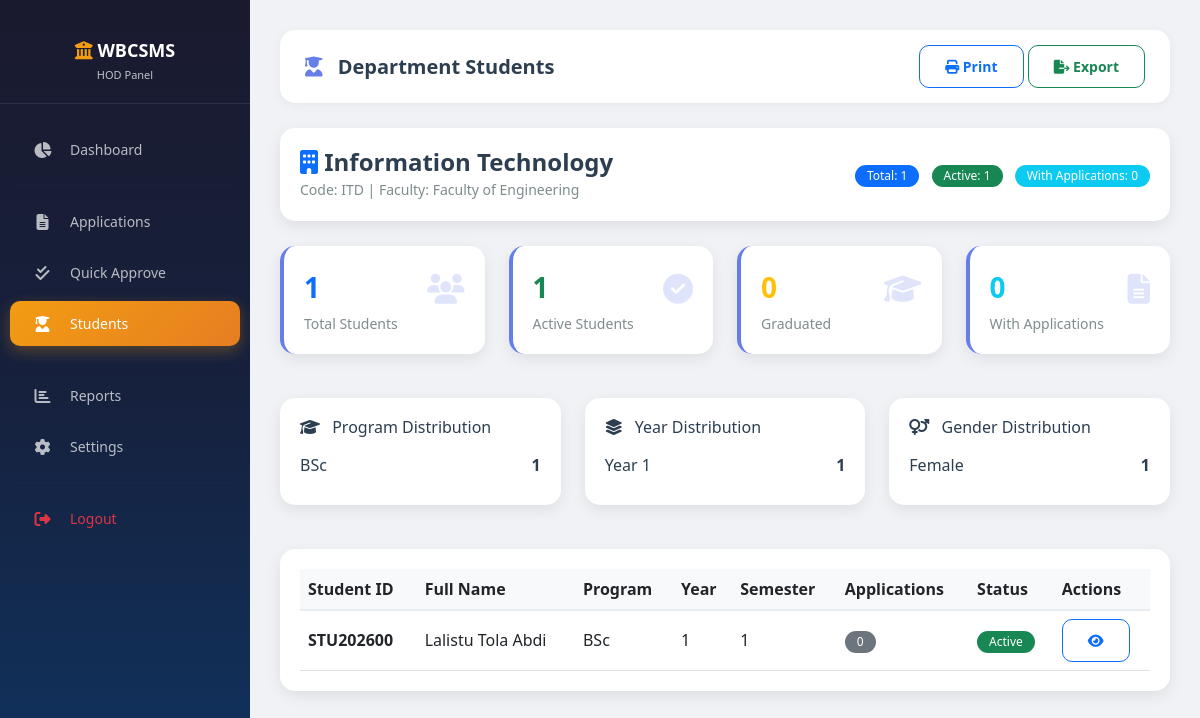
/modules/hod/students.php (signed in), run on the app's committed database.
### tables this page shows
CREATE TABLE `departments` (
  `dept_id` int(11) NOT NULL,
  `dept_code` varchar(20) NOT NULL,
  `dept_name` varchar(100) NOT NULL,
  `faculty` varchar(100) DEFAULT NULL,
  `budget_allocation` decimal(15,2) DEFAULT '0.00',
  `hod_user_id` int(11) DEFAULT NULL,
  `created_at` timestamp NOT NULL DEFAULT CURRENT_TIMESTAMP,
  `status` enum('active','inactive') DEFAULT 'active'
);

CREATE TABLE `students` (
  `student_id` int(11) NOT NULL,
  `student_code` varchar(20) NOT NULL,
  `user_id` int(11) DEFAULT NULL,
  `full_name` varchar(100) NOT NULL,
  `gender` enum('Male','Female','Other') DEFAULT 'Male',
  `date_of_birth` date DEFAULT NULL,
  `nationality` varchar(50) DEFAULT 'Ethiopian',
  `phone` varchar(20) DEFAULT NULL,
  `email` varchar(100) DEFAULT NULL,
  `program` varchar(100) NOT NULL,
  `department_id` int(11) NOT NULL,
  `year_of_study` int(11) DEFAULT '1',
  `semester` int(11) DEFAULT '1',
  `academic_year` varchar(20) DEFAULT NULL,
  `gpa` decimal(3,2) DEFAULT NULL,
  `enrollment_status` enum('active','graduated','suspended','withdrawn') DEFAULT 'active',
  `created_at` timestamp NOT NULL DEFAULT CURRENT_TIMESTAMP,
  `updated_at` timestamp NOT NULL DEFAULT CURRENT_TIMESTAMP ON UPDATE CURRENT_TIMESTAMP,
  `form_request_status` enum('not_requested','pending','approved','rejected') DEFAULT 'not_requested',
  `form_request_date` datetime DEFAULT NULL,
  `form_approval_date` datetime DEFAULT NULL
);

### modules/hod/students.php (the view, shortened to what this page needs)
<?php
require_once '../../includes/auth.php';
$deptId = $_SESSION['dept_id'] ?? 0;
$stmt = $pdo->prepare("SELECT * FROM departments WHERE dept_id = ?");
$stmt->execute([$deptId]);
$department = $stmt->fetch();
$stmt = $pdo->prepare("
    SELECT s.*,
           (SELECT COUNT(*) FROM cost_share_applications WHERE student_id = s.student_id) as app_count,
           (SELECT COUNT(*) FROM cost_share_applications WHERE student_id = s.student_id AND status IN ('approved', 'disbursed')) as approved_count
    FROM students s
    WHERE s.department_id = ?
    ORDER BY s.full_name
");
$stmt->execute([$deptId]);
$students = $stmt->fetchAll();
$totalStudents = count($students);
$activeStudents = array_filter($students, function($s) { return $s['enrollment_status'] == 'active'; });
$graduatedStudents = array_filter($students, function($s) { return $s['enrollment_status'] == 'graduated'; });
$studentsWithApps = array_filter($students, function($s) { return $s['app_count'] > 0; });
$programs = [];
foreach ($students as $student) {
    if (!isset($programs[$student['program']])) {
        $programs[$student['program']] = 0;
    }
    $programs[$student['program']]++;
}
arsort($programs);
$years = [];
foreach ($students as $student) {
    $year = 'Year ' . $student['year_of_study'];
    if (!isset($years[$year])) {
        $years[$year] = 0;
    }
    $years[$year]++;
}
ksort($years);
$gender = [];
foreach ($students as $student) {
    if (!isset($gender[$student['gender']])) {
        $gender[$student['gender']] = 0;
    }
    $gender[$student['gender']]++;
}
?>
<!DOCTYPE html>
<html lang="en">
<head>
    <link href="https://cdn.jsdelivr.net/npm/bootstrap@5.3.0/dist/css/bootstrap.min.css" rel="stylesheet">
    <link rel="stylesheet" href="https://cdnjs.cloudflare.com/ajax/libs/font-awesome/6.4.0/css/all.min.css">
    <link href="../../assets/css/style.css" rel="stylesheet">
    <link rel="stylesheet" href="https://cdn.datatables.net/1.13.6/css/dataTables.bootstrap5.min.css">
</head>
<body>
    <?php include '../../includes/hod_sidebar.php'; ?>
    <div class="main-content">
        <div class="top-nav">
            <h5><i class="fas fa-user-graduate"></i> Department Students</h5>
            <div>
                <button class="btn btn-outline-primary btn-sm" onclick="window.print()">
                    <i class="fas fa-print"></i> Print
                </button>
                <button class="btn btn-outline-success btn-sm" onclick="exportStudents()">
                    <i class="fas fa-file-export"></i> Export
                </button>
            </div>
        </div>
        <div class="dept-header">
            <div class="row align-items-center">
                <div class="col-md-6">
                    <h4><i class="fas fa-building text-primary"></i> <?php echo htmlspecialchars($department['dept_name']); ?></h4>
                    <small>Code: <?php echo htmlspecialchars($department['dept_code']); ?> | Faculty: <?php echo htmlspecialchars($department['faculty'] ?? 'N/A'); ?></small>
                </div>
                <div class="col-md-6 text-end">
                    <span class="badge bg-primary me-2">Total: <?php echo $totalStudents; ?></span>
                    <span class="badge bg-success me-2">Active: <?php echo count($activeStudents); ?></span>
                    <span class="badge bg-info">With Applications: <?php echo count($studentsWithApps); ?></span>
                </div>
            </div>
        </div>
        <div class="row g-4 mb-4">
            <div class="col-md-3">
                <div class="stats-card">
                    <div class="icon"><i class="fas fa-users"></i></div>
                    <div class="number text-primary"><?php echo $totalStudents; ?></div>
                    <div class="label">Total Students</div>
                </div>
            </div>
            <div class="col-md-3">
                <div class="stats-card">
                    <div class="icon"><i class="fas fa-check-circle"></i></div>
                    <div class="number text-success"><?php echo count($activeStudents); ?></div>
                    <div class="label">Active Students</div>
                </div>
            </div>
            <div class="col-md-3">
                <div class="stats-card">
                    <div class="icon"><i class="fas fa-graduation-cap"></i></div>
                    <div class="number text-warning"><?php echo count($graduatedStudents); ?></div>
                    <div class="label">Graduated</div>
                </div>
            </div>
            <div class="col-md-3">
                <div class="stats-card">
                    <div class="icon"><i class="fas fa-file-alt"></i></div>
                    <div class="number text-info"><?php echo count($studentsWithApps); ?></div>
                    <div class="label">With Applications</div>
                </div>
            </div>
        </div>
        <div class="row g-4 mb-4">
            <div class="col-md-4">
                <div class="distribution-card">
                    <h6><i class="fas fa-graduation-cap me-2"></i> Program Distribution</h6>
                    <?php foreach ($programs as $program => $count): ?>
                        <div class="item">
                            <span><?php echo htmlspecialchars($program); ?></span>
                            <span class="count"><?php echo $count; ?></span>
                        </div>
                    <?php endforeach; ?>
                </div>
            </div>
            <div class="col-md-4">
                <div class="distribution-card">
                    <h6><i class="fas fa-layer-group me-2"></i> Year Distribution</h6>
                    <?php foreach ($years as $year => $count): ?>
                        <div class="item">
                            <span><?php echo $year; ?></span>
                            <span class="count"><?php echo $count; ?></span>
                        </div>
                    <?php endforeach; ?>
                </div>
            </div>
            <div class="col-md-4">
                <div class="distribution-card">
                    <h6><i class="fas fa-venus-mars me-2"></i> Gender Distribution</h6>
                    <?php foreach ($gender as $g => $count): ?>
                        <div class="item">
                            <span><?php echo $g; ?></span>
                            <span class="count"><?php echo $count; ?></span>
                        </div>
                    <?php endforeach; ?>
                </div>
            </div>
        </div>
        <div class="table-container">
            <div class="table-responsive">
                <table class="table table-hover" id="studentTable">
                    <thead>
                        <tr>
                            <th>Student ID</th>
                            <th>Full Name</th>
                            <th>Program</th>
                            <th>Year</th>
                            <th>Semester</th>
                            <th>Applications</th>
                            <th>Status</th>
                            <th>Actions</th>
                        </tr>
                    </thead>
                    <tbody>
                        <?php foreach ($students as $student): ?>
                        <tr>
                            <td><strong><?php echo htmlspecialchars($student['student_code']); ?></strong></td>
                            <td><?php echo htmlspecialchars($student['full_name']); ?></td>
                            <td><?php echo htmlspecialchars($student['program']); ?></td>
                            <td><?php echo $student['year_of_study']; ?></td>
                            <td><?php echo $student['semester']; ?></td>
                            <td>
                                <span class="badge bg-<?php echo $student['app_count'] > 0 ? 'primary' : 'secondary'; ?>">
                                    <?php echo $student['app_count']; ?>
                                </span>
                            </td>
                            <td>
                                <?php if ($student['enrollment_status'] == 'active'): ?>
                                    <span class="badge bg-success">Active</span>
                                <?php elseif ($student['enrollment_status'] == 'graduated'): ?>
                                    <span class="badge bg-primary">Graduated</span>
                                <?php elseif ($student['enrollment_status'] == 'suspended'): ?>
                                    <span class="badge bg-danger">Suspended</span>
                                <?php else: ?>
                                    <span class="badge bg-secondary">Withdrawn</span>
                                <?php endif; ?>
                            </td>
                            <td>
                                <a href="#" class="btn btn-sm btn-outline-primary" onclick="viewStudent(<?php echo $student['student_id']; ?>)">
                                    <i class="fas fa-eye"></i>
                                </a>
                            </td>
                        </tr>
                        <?php endforeach; ?>
                    </tbody>
                </table>
            </div>
        </div>
    </div>
</body>
</html>

### assets/css/style.css (style rules this page uses)
* { margin: 0; padding: 0; box-sizing: border-box; }
body { font-family: 'Segoe UI', Tahoma, Geneva, Verdana, sans-serif; background: #f0f2f5; color: #2C3E50; }
.main-content { margin-left: 250px; padding: 30px; min-height: 100vh; }
.top-nav { background: white; padding: 15px 25px; border-radius: 15px; box-shadow: 0 2px 10px rgba(0,0,0,0.05); margin-bottom: 25px; display: flex; justify-content: space-between; align-items: center; }
.top-nav h5 { margin: 0; font-weight: 700; color: #2C3E50; }
.top-nav h5 i { color: #667eea; margin-right: 10px; }
.stats-card { background: white; border-radius: 15px; padding: 25px; box-shadow: 0 5px 15px rgba(0,0,0,0.08); transition: transform 0.3s, box-shadow 0.3s; border-left: 4px solid #667eea; margin-bottom: 20px; }
.stats-card .icon { font-size: 30px; opacity: 0.3; float: right; color: #667eea; }
.stats-card .number { font-size: 28px; font-weight: 700; color: #2C3E50; }
.stats-card .label { color: #7f8c8d; font-size: 14px; margin-top: 5px; }
.btn { border-radius: 10px; padding: 10px 25px; font-weight: 600; transition: all 0.3s; }
.table-container { background: white; border-radius: 15px; padding: 20px; box-shadow: 0 5px 15px rgba(0,0,0,0.08); }
.table { margin-bottom: 0; }
.table th { background: #f8f9fa; font-weight: 600; border-bottom: 2px solid #e9ecef; }
.table td { vertical-align: middle; }
.badge { padding: 5px 12px; border-radius: 20px; font-weight: 500; }

### modules/hod/students.php (style rules this page uses)
.stats-card { background: white; border-radius: 15px; padding: 20px; box-shadow: 0 5px 15px rgba(0,0,0,0.08); }
.stats-card .number { font-size: 28px; font-weight: 700; }
.stats-card .label { color: #7f8c8d; font-size: 14px; }
.stats-card .icon { float: right; font-size: 30px; opacity: 0.2; }
.table-container { background: white; border-radius: 15px; padding: 20px; box-shadow: 0 5px 15px rgba(0,0,0,0.08); }
.distribution-card { background: white; border-radius: 15px; padding: 20px; box-shadow: 0 5px 15px rgba(0,0,0,0.08); margin-bottom: 20px; }
.distribution-card .item { display: flex; justify-content: space-between; padding: 8px 0; border-bottom: 1px solid #f0f2f5; }
.distribution-card .item:last-child { border-bottom: none; }
.distribution-card .count { font-weight: 600; }
.dept-header { background: white; border-radius: 15px; padding: 20px; box-shadow: 0 5px 15px rgba(0,0,0,0.08); margin-bottom: 25px; }
.dept-header h4 { margin: 0; font-weight: 700; }
.dept-header small { color: #7f8c8d; }

### includes/hod_sidebar.php (style rules this page uses)
.main-content { margin-left: 250px; padding: 30px; min-height: 100vh; background: #f0f2f5; }
.top-nav { background: white; padding: 15px 25px; border-radius: 15px; box-shadow: 0 2px 10px rgba(0,0,0,0.05); margin-bottom: 25px; display: flex; justify-content: space-between; align-items: center; }

### data on the page
departments: dept_name "Information Technology", dept_code "ITD", faculty "Faculty of Engineering"
students: enrollment_status "1", enrollment_status "0", year_of_study "Year 1", count "1", student_code "STU202600", full_name "Lalistu Tola Abdi", program "BSc", year_of_study "1", semester "1", app_count "0", shows "Active"

### other printed values
$totalStudents "1"
count($studentsWithApps) "0"
$program "BSc"
$count "1"
$g "Female"
